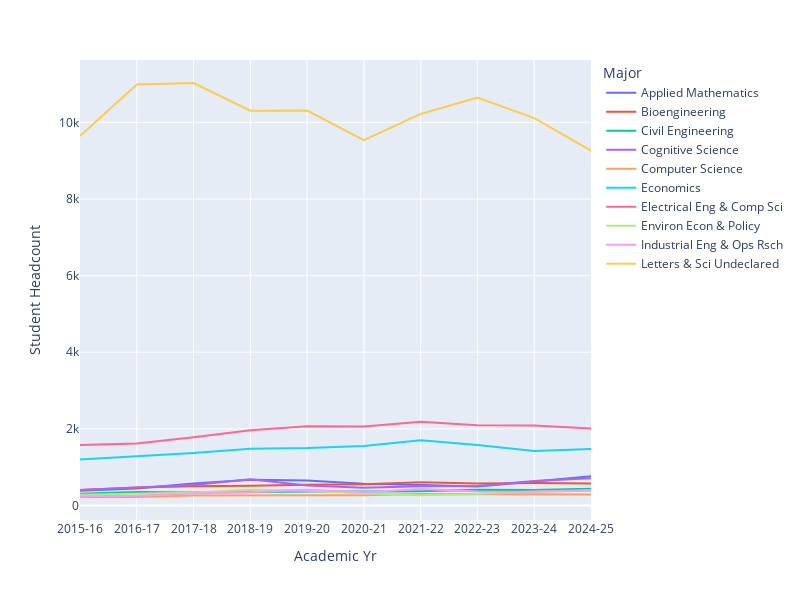

The notebook cell saved with this chart:
### Code cell
fig = px.line(major_trends[major_trends["Major"].isin(data100_top_20_majors.index)], 
                        x = "Academic Yr", y = "Student Headcount", color = "Major")

fig.update_layout(autosize=False, width=800, height=600)
fig.show()

### Figure 1 — Plotly figure (JSON) as saved in the notebook; plotly's stock layout.template omitted (floating-point values rounded to 4 significant figures)
{"data": [{"hovertemplate": "Major=Applied Mathematics<br>Academic Yr=%{x}<br>Student Headcount=%{y}<extra></extra>", "legendgroup": "Applied Mathematics", "line": {"color": "#636efa", "dash": "solid"}, "marker": {"symbol": "circle"}, "mode": "lines", "name": "Applied Mathematics", "orientation": "v", "showlegend": true, "type": "scatter", "x": ["2015-16", "2016-17", "2017-18", "2018-19", "2019-20", "2020-21", "2021-22", "2022-23", "2023-24", "2024-25"], "xaxis": "x", "y": [386.5, 443.5, 570.5, 670.5, 651.0, 566.0, 534.5, 497.0, 622.5, 761.5], "yaxis": "y"}, {"hovertemplate": "Major=Bioengineering<br>Academic Yr=%{x}<br>Student Headcount=%{y}<extra></extra>", "legendgroup": "Bioengineering", "line": {"color": "#EF553B", "dash": "solid"}, "marker": {"symbol": "circle"}, "mode": "lines", "name": "Bioengineering", "orientation": "v", "showlegend": true, "type": "scatter", "x": ["2015-16", "2016-17", "2017-18", "2018-19", "2019-20", "2020-21", "2021-22", "2022-23", "2023-24", "2024-25"], "xaxis": "x", "y": [402.0, 468.0, 501.0, 511.5, 542.0, 556.0, 608.5, 576.0, 583.0, 575.0], "yaxis": "y"}, {"hovertemplate": "Major=Civil Engineering<br>Academic Yr=%{x}<br>Student Headcount=%{y}<extra></extra>", "legendgroup": "Civil Engineering", "line": {"color": "#00cc96", "dash": "solid"}, "marker": {"symbol": "circle"}, "mode": "lines", "name": "Civil Engineering", "orientation": "v", "showlegend": true, "type": "scatter", "x": ["2015-16", "2016-17", "2017-18", "2018-19", "2019-20", "2020-21", "2021-22", "2022-23", "2023-24", "2024-25"], "xaxis": "x", "y": [304.5, 349.0, 335.5, 355.5, 361.0, 364.5, 373.0, 408.5, 400.5, 439.0], "yaxis": "y"}, {"hovertemplate": "Major=Cognitive Science<br>Academic Yr=%{x}<br>Student Headcount=%{y}<extra></extra>", "legendgroup": "Cognitive Science", "line": {"color": "#ab63fa", "dash": "solid"}, "marker": {"symbol": "circle"}, "mode": "lines", "name": "Cognitive Science", "orientation": "v", "showlegend": true, "type": "scatter", "x": ["2015-16", "2016-17", "2017-18", "2018-19", "2019-20", "2020-21", "2021-22", "2022-23", "2023-24", "2024-25"], "xaxis": "x", "y": [404.0, 475.0, 536.5, 685.5, 521.5, 460.0, 499.5, 505.5, 635.5, 709.0], "yaxis": "y"}, {"hovertemplate": "Major=Computer Science<br>Academic Yr=%{x}<br>Student Headcount=%{y}<extra></extra>", "legendgroup": "Computer Science", "line": {"color": "#FFA15A", "dash": "solid"}, "marker": {"symbol": "circle"}, "mode": "lines", "name": "Computer Science", "orientation": "v", "showlegend": true, "type": "scatter", "x": ["2015-16", "2016-17", "2017-18", "2018-19", "2019-20", "2020-21", "2021-22", "2022-23", "2023-24", "2024-25"], "xaxis": "x", "y": [220.5, 223.5, 262.5, 262.5, 269.5, 269.0, 299.5, 294.0, 295.0, 287.0], "yaxis": "y"}, {"hovertemplate": "Major=Economics<br>Academic Yr=%{x}<br>Student Headcount=%{y}<extra></extra>", "legendgroup": "Economics", "line": {"color": "#19d3f3", "dash": "solid"}, "marker": {"symbol": "circle"}, "mode": "lines", "name": "Economics", "orientation": "v", "showlegend": true, "type": "scatter", "x": ["2015-16", "2016-17", "2017-18", "2018-19", "2019-20", "2020-21", "2021-22", "2022-23", "2023-24", "2024-25"], "xaxis": "x", "y": [1200.0, 1280.0, 1372.0, 1482.0, 1500.0, 1550.0, 1700.0, 1580.0, 1418.0, 1472.0], "yaxis": "y"}, {"hovertemplate": "Major=Electrical Eng & Comp Sci<br>Academic Yr=%{x}<br>Student Headcount=%{y}<extra></extra>", "legendgroup": "Electrical Eng & Comp Sci", "line": {"color": "#FF6692", "dash": "solid"}, "marker": {"symbol": "circle"}, "mode": "lines", "name": "Electrical Eng & Comp Sci", "orientation": "v", "showlegend": true, "type": "scatter", "x": ["2015-16", "2016-17", "2017-18", "2018-19", "2019-20", "2020-21", "2021-22", "2022-23", "2023-24", "2024-25"], "xaxis": "x", "y": [1578.0, 1614.0, 1782.0, 1962.0, 2068.0, 2063.0, 2186.0, 2093.0, 2088.0, 2012.0], "yaxis": "y"}, {"hovertemplate": "Major=Environ Econ & Policy<br>Academic Yr=%{x}<br>Student Headcount=%{y}<extra></extra>", "legendgroup": "Environ Econ & Policy", "line": {"color": "#B6E880", "dash": "solid"}, "marker": {"symbol": "circle"}, "mode": "lines", "name": "Environ Econ & Policy", "orientation": "v", "showlegend": true, "type": "scatter", "x": ["2015-16", "2016-17", "2017-18", "2018-19", "2019-20", "2020-21", "2021-22", "2022-23", "2023-24", "2024-25"], "xaxis": "x", "y": [276.0, 304.0, 336.0, 411.5, 381.5, 311.5, 264.5, 299.5, 363.5, 395.5], "yaxis": "y"}, {"hovertemplate": "Major=Industrial Eng & Ops Rsch<br>Academic Yr=%{x}<br>Student Headcount=%{y}<extra></extra>", "legendgroup": "Industrial Eng & Ops Rsch", "line": {"color": "#FF97FF", "dash": "solid"}, "marker": {"symbol": "circle"}, "mode": "lines", "name": "Industrial Eng & Ops Rsch", "orientation": "v", "showlegend": true, "type": "scatter", "x": ["2015-16", "2016-17", "2017-18", "2018-19", "2019-20", "2020-21", "2021-22", "2022-23", "2023-24", "2024-25"], "xaxis": "x", "y": [241.0, 252.0, 309.5, 344.5, 410.5, 347.0, 426.5, 362.5, 357.0, 385.0], "yaxis": "y"}, {"hovertemplate": "Major=Letters & Sci Undeclared<br>Academic Yr=%{x}<br>Student Headcount=%{y}<extra></extra>", "legendgroup": "Letters & Sci Undeclared", "line": {"color": "#FECB52", "dash": "solid"}, "marker": {"symbol": "circle"}, "mode": "lines", "name": "Letters & Sci Undeclared", "orientation": "v", "showlegend": true, "type": "scatter", "x": ["2015-16", "2016-17", "2017-18", "2018-19", "2019-20", "2020-21", "2021-22", "2022-23", "2023-24", "2024-25"], "xaxis": "x", "y": [9643.0, 10990.0, 11030.0, 10300.0, 10310.0, 9539.0, 10220.0, 10650.0, 10110.0, 9265.0], "yaxis": "y"}], "layout": {"autosize": false, "height": 600, "legend": {"title": {"text": "Major"}, "tracegroupgap": 0}, "margin": {"t": 60}, "width": 800, "xaxis": {"anchor": "y", "domain": [0, 1], "title": {"text": "Academic Yr"}}, "yaxis": {"anchor": "x", "domain": [0, 1], "title": {"text": "Student Headcount"}}}}
